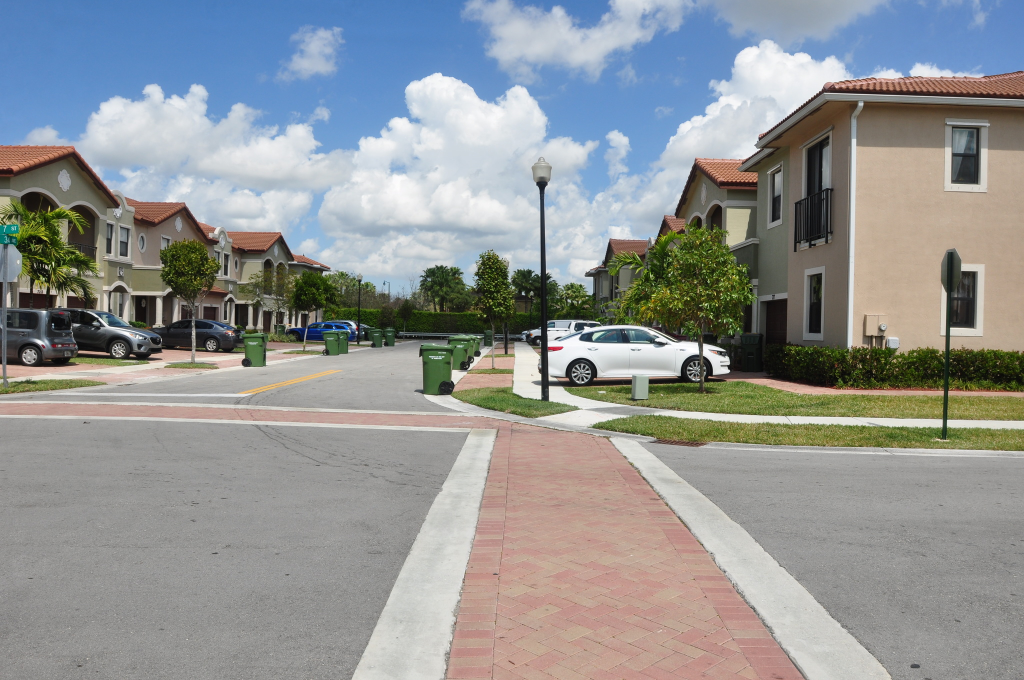
#> input picture HW3/images/Q2/1.jpg, 2048 x 1360 px (shown at 1/2 size)
$ jupyter execute --allow-errors Q2.ipynb
#> lines starting #> are read from the running program, lines starting #| are printed output that depends on the picture
<h1>
<font color="#ff2e2e">
Panorama with OpenCV
</font>
</h1>

[cell 1]
import numpy as np
import cv2
import glob
import matplotlib.pylab as plt
import os

<h3><font color = "#079e05"> Read input images from 1 to 8 and show them in a row together </font></h3>

[cell 2]
img_list = []
img_list.append(cv2.imread("images/Q2/1.jpg"))
img_list.append(cv2.imread("images/Q2/2.jpg"))
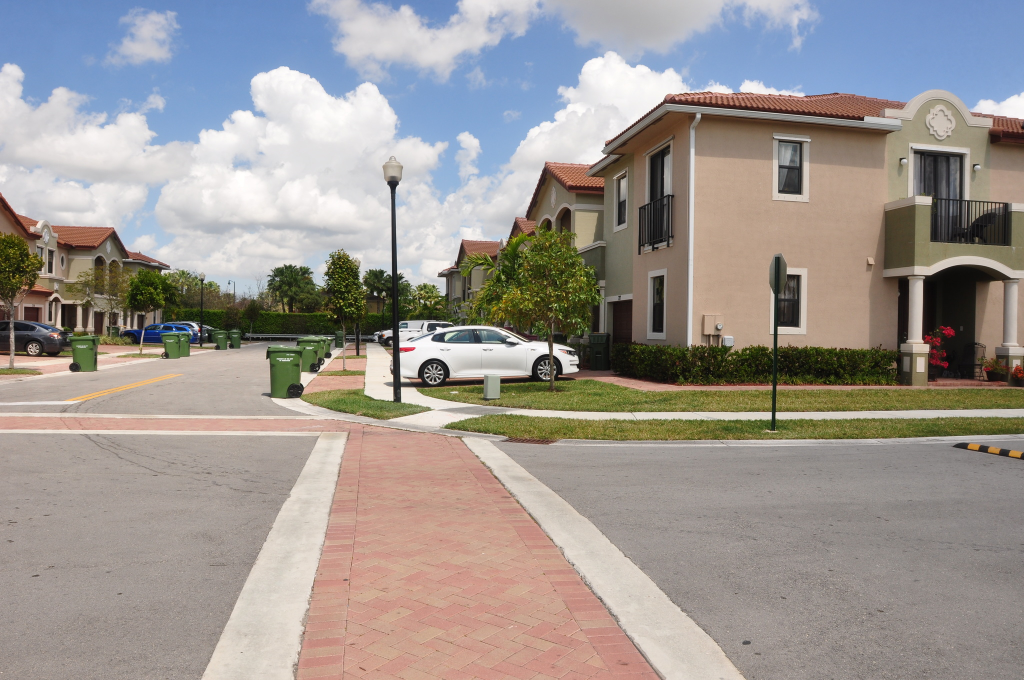
#> input picture HW3/images/Q2/2.jpg, 2048 x 1360 px (shown at 1/2 size)
img_list.append(cv2.imread("images/Q2/3.jpg"))
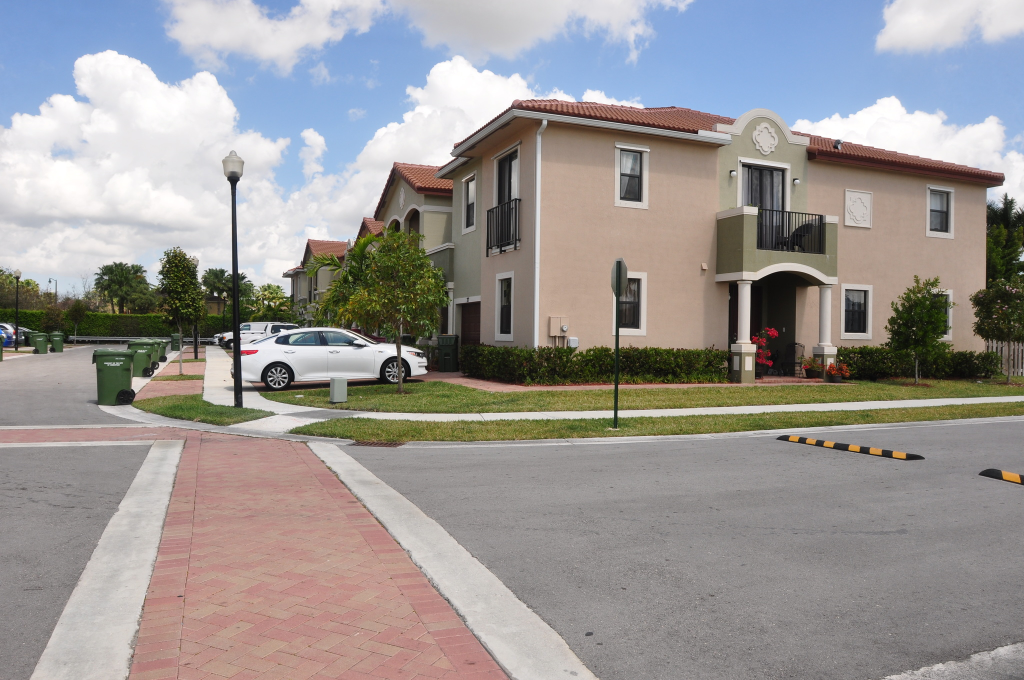
#> input picture HW3/images/Q2/3.jpg, 2048 x 1360 px (shown at 1/2 size)
img_list.append(cv2.imread("images/Q2/4.jpg"))
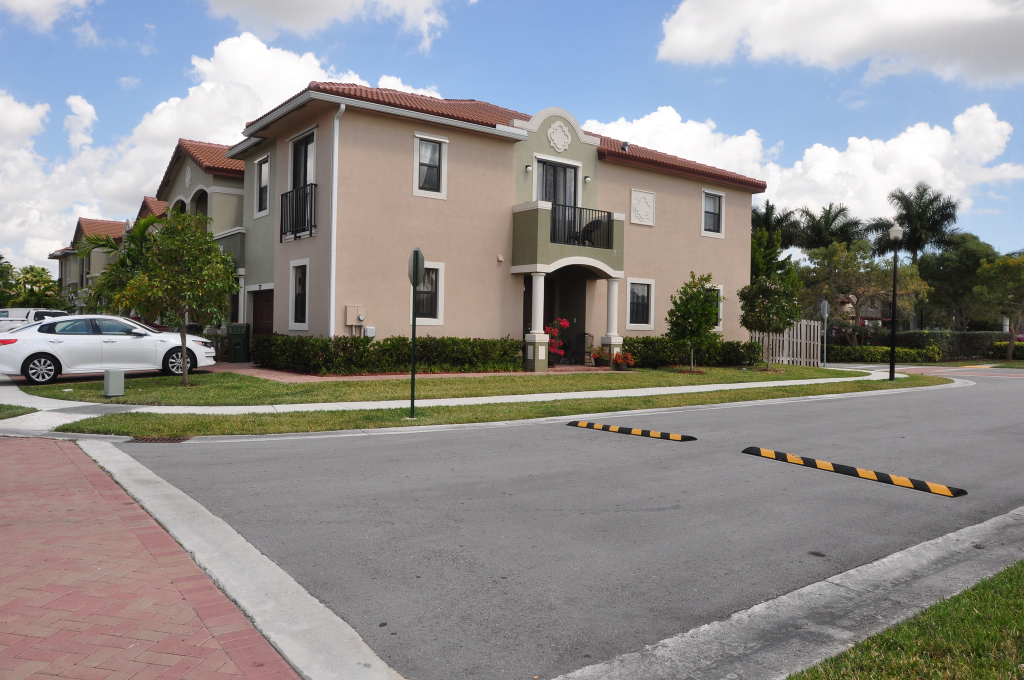
#> input picture HW3/images/Q2/4.jpg, 2048 x 1360 px (shown at 1/2 size)
img_list.append(cv2.imread("images/Q2/5.jpg"))
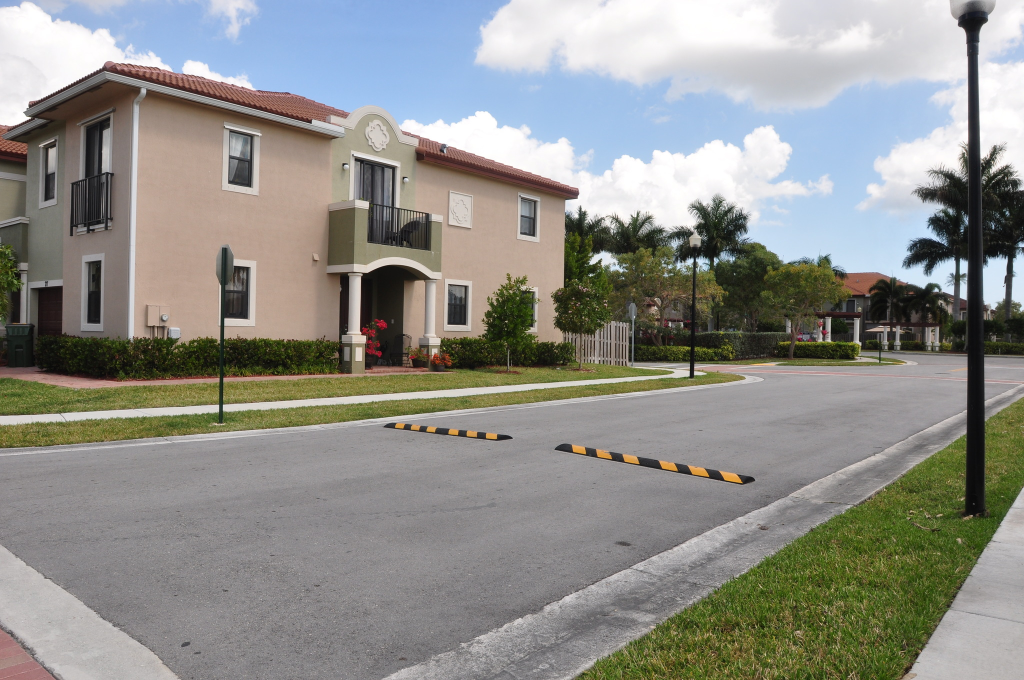
#> input picture HW3/images/Q2/5.jpg, 2048 x 1360 px (shown at 1/2 size)
img_list.append(cv2.imread("images/Q2/6.jpg"))
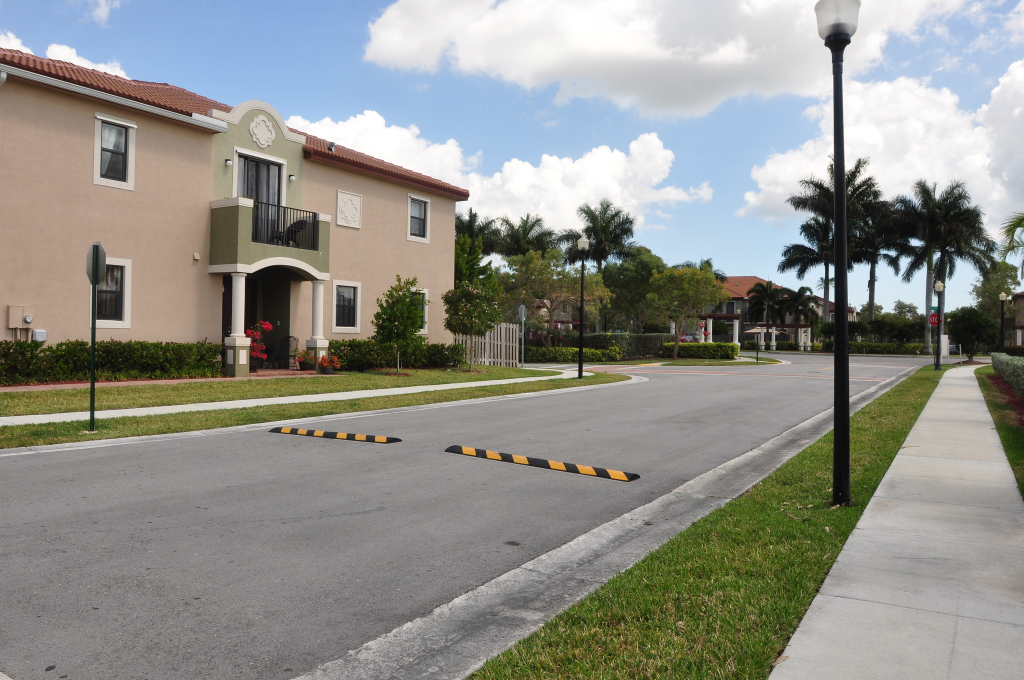
#> input picture HW3/images/Q2/6.jpg, 2048 x 1360 px (shown at 1/2 size)
img_list.append(cv2.imread("images/Q2/7.jpg"))
img_list.append(cv2.imread("images/Q2/8.jpg"))
#> (the rest of this cell did not finish here and is left out)
